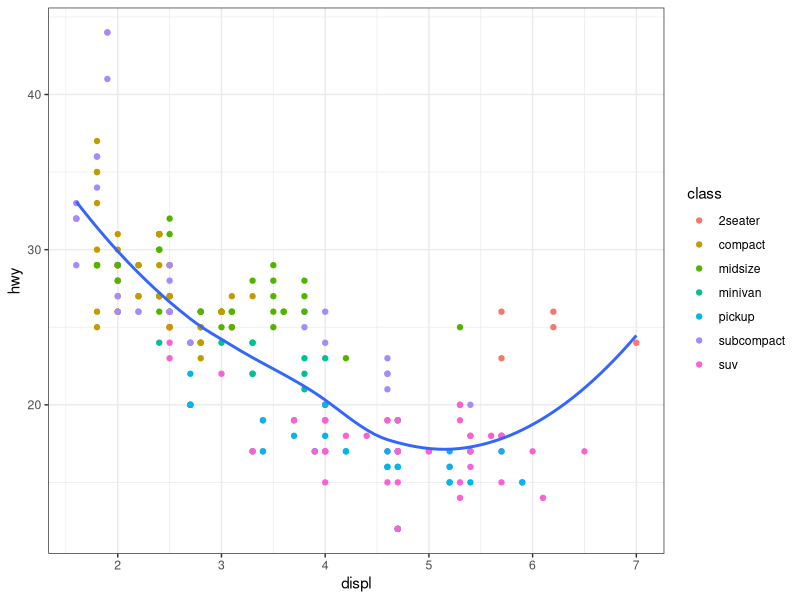
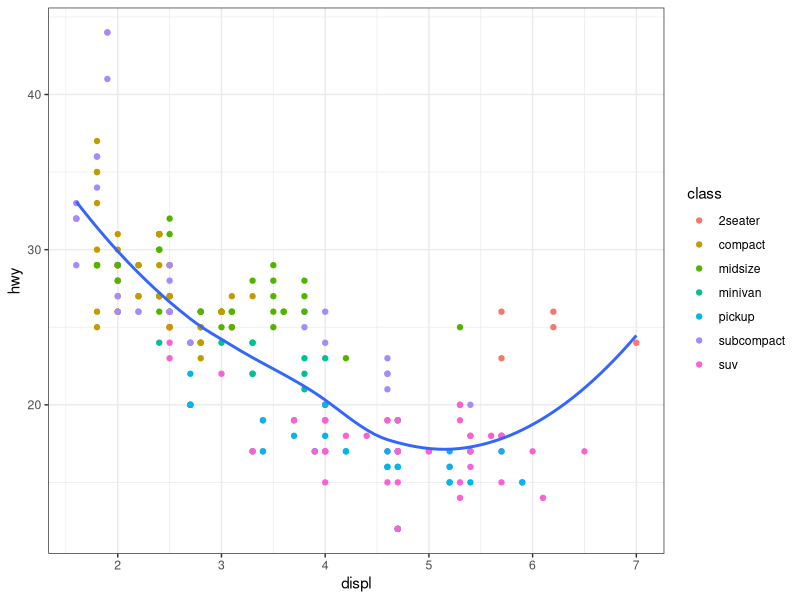

Write the R code that produced these figures, in order.
library(tidyverse)

ggplot(mpg, aes(displ, hwy)) +
  geom_point(aes(color = class)) +
  geom_smooth(se = FALSE) +
  theme_bw()

ggsave("communicate/figs/theme.png")

